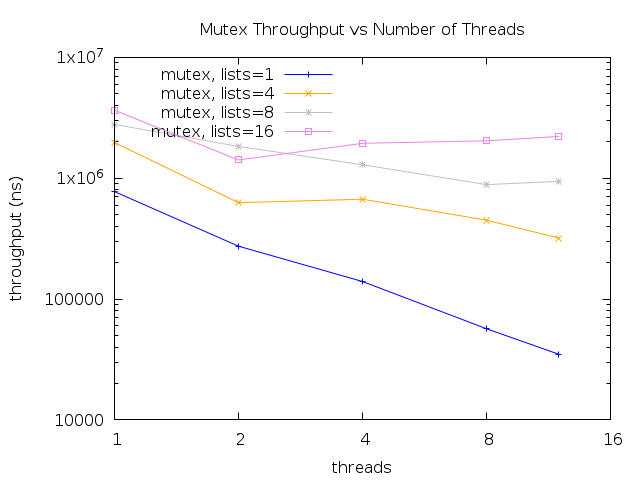

This figure's gnuplot source:
set terminal png
set datafile separator ","


set title "Mutex Throughput vs Number of Threads"
set xlabel "threads"
set logscale x 2
set ylabel "throughput (ns)"
set logscale y 10
set output 'lab2b_4.png'
set key left top

plot \
     "< egrep list-none-m,[1248]+,1000,1, lab2b_list_4.csv" using ($2):(1000000000/($7)) \
	title 'mutex, lists=1' with linespoints lc rgb 'blue', \
     "< egrep list-none-m,[1248]+,1000,4, lab2b_list_4.csv" using ($2):(1000000000/($7)) \
	title 'mutex, lists=4' with linespoints lc rgb 'orange', \
	 "< egrep list-none-m,[1248]+,1000,8, lab2b_list_4.csv" using ($2):(1000000000/($7)) \
	title 'mutex, lists=8' with linespoints lc rgb 'grey', \
     "< egrep list-none-m,[1248]+,1000,16, lab2b_list_4.csv" using ($2):(1000000000/($7)) \
	title 'mutex, lists=16' with linespoints lc rgb 'violet'